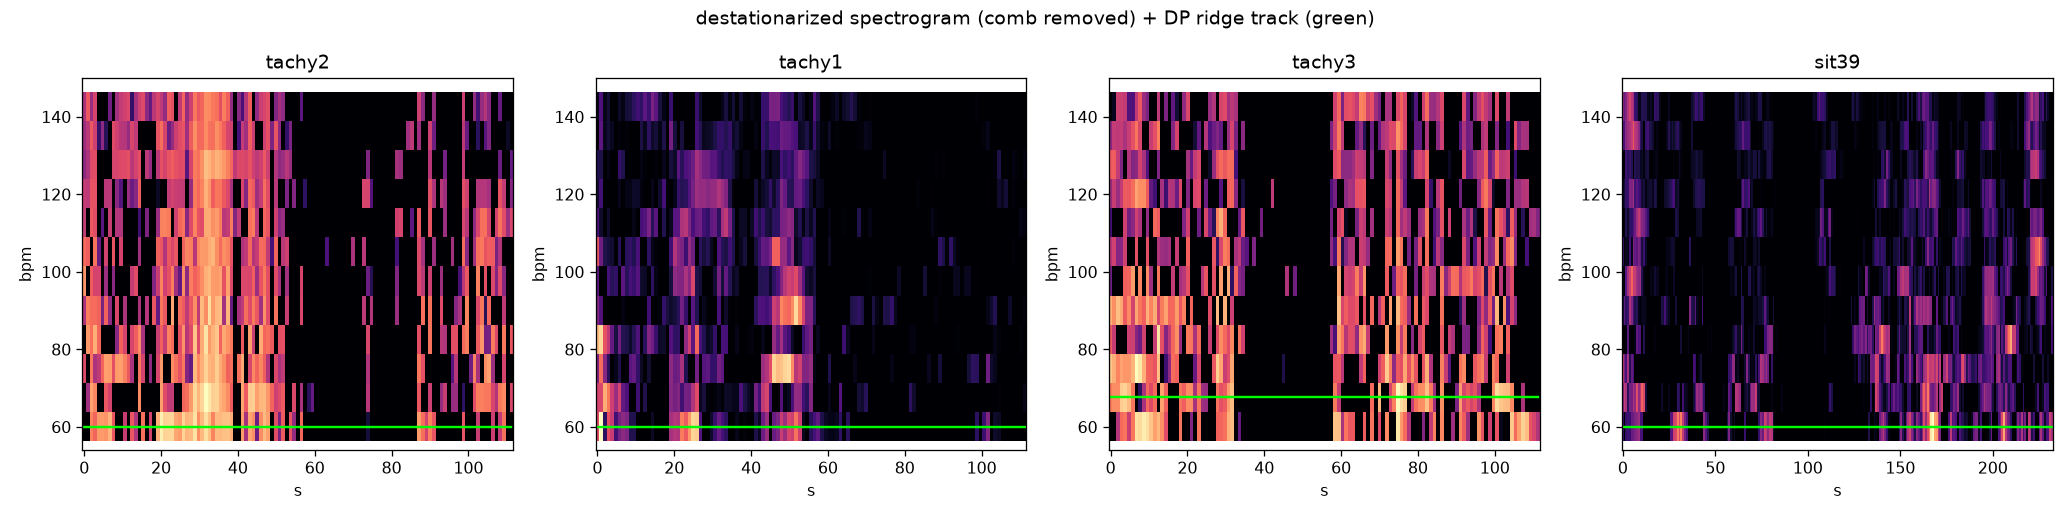

Write the Python code that produced this figure.
"""Spectrogram destationarize + DP ridge track. Implements the user's two insights:
  - harmonics are TIME-CONSTANT (horizontal lines) -> subtract each frequency row's
    time-median: stationary comb vanishes, a MOVING (descending) HR ridge survives.
  - HR trajectory is SMOOTH/descending -> Viterbi track with a continuity prior
    integrates a faint-but-consistent ridge that per-frame argmax misses.

Test: tachy2/P should yield a DESCENDING track near 131->91; S/sit39 a FLAT ~85/81.

    python destat_track.py
"""
import numpy as np
import matplotlib
matplotlib.use("Agg")
import matplotlib.pyplot as plt
from bcg_vitals import bandpass, sqi, demod_channels, RR_LO, RR_HI

FPS = 18.78
LO, HI = 0.9, 2.5           # cardiac band (exclude <0.9 breathing residue)


def spectrogram(sig, fps, win_s=8, step_s=1):
    n = int(win_s * fps); step = int(step_s * fps)
    S, t = [], []
    for s in range(0, len(sig) - n, step):
        seg = sig[s:s + n]
        f = np.fft.rfftfreq(n, 1 / fps)
        P = np.abs(np.fft.rfft(seg - seg.mean())) ** 2
        S.append(P); t.append(s / fps)
    f = np.fft.rfftfreq(n, 1 / fps)
    m = (f >= LO) & (f <= HI)
    return np.array(S).T[m], np.array(t), f[m] * 60


def dp_track(R, bpm, lam=0.4):
    """Viterbi ridge: maximize sum(R) - lam*|df| over a smooth path. R:(F,T)>=0."""
    F, T = R.shape
    Rn = R / (R.max() + 1e-12)
    cost = np.full((F, T), -1e9); back = np.zeros((F, T), int)
    cost[:, 0] = Rn[:, 0]
    step = np.abs(bpm[:, None] - bpm[None, :])          # (F,F) bpm distance
    for t in range(1, T):
        prev = cost[:, t - 1][None, :] - lam * step     # (F_cur, F_prev)
        back[:, t] = np.argmax(prev, 1)
        cost[:, t] = Rn[:, t] + prev[np.arange(F), back[:, t]]
    path = np.zeros(T, int); path[-1] = np.argmax(cost[:, -1])
    for t in range(T - 1, 0, -1):
        path[t - 1] = back[path[t], t]
    return bpm[path]


def analyze(ax, path, true_desc):
    d = np.load(path, allow_pickle=True)
    cube = np.asarray(d["snapshots"], dtype=np.complex64)
    counts = d["counts"].astype(int); bins = d["bins"].astype(int)
    C = cube[:, :int(counts.min()), :]
    chans = demod_channels(C, bins)
    rr_sqi = np.array([sqi(bandpass(c, FPS, RR_LO, RR_HI), FPS, RR_LO, RR_HI) for c in chans])
    top = np.argsort(rr_sqi)[::-1][:5]

    # sum spectrograms of the top chest bins (coherent-ish energy pool)
    Ssum = None; bpm = tvec = None
    for i in top:
        S, tvec, bpm = spectrogram(chans[i], FPS)
        Ssum = S if Ssum is None else Ssum + S
    # destationarize: remove each frequency row's time-median (kills fixed comb)
    R = Ssum - np.median(Ssum, axis=1, keepdims=True)
    R = np.clip(R, 0, None)
    track = dp_track(R, bpm)
    slope = np.polyfit(tvec, track, 1)[0] * 60          # bpm change over full record
    print(f"  {path:18s} track: start {track[:8].mean():.0f} -> end {track[-8:].mean():.0f} bpm "
          f"| median {np.median(track):.0f} | slope {slope:+.0f}bpm/rec ({true_desc})")

    ax.pcolormesh(tvec, bpm, np.log1p(R), shading="auto", cmap="magma")
    ax.plot(tvec, track, color="lime", lw=1.5)
    ax.set_ylim(LO * 60, HI * 60); ax.set_title(path.replace("_cube.npz", ""))
    ax.set_xlabel("s"); ax.set_ylabel("bpm")


fig, axes = plt.subplots(1, 4, figsize=(18, 4.5))
for ax, (p, desc) in zip(axes, [("tachy2_cube.npz", "Q true 131->91 DESC"),
                                ("tachy1_cube.npz", "P true >110 DESC"),
                                ("tachy3_cube.npz", "S true 84-87 FLAT"),
                                ("sit39_cube.npz", "true 81 FLAT")]):
    analyze(ax, p, desc)
plt.suptitle("destationarized spectrogram (comb removed) + DP ridge track (green)")
plt.tight_layout(); plt.savefig("destat_track.png", dpi=115)
print("saved destat_track.png")
